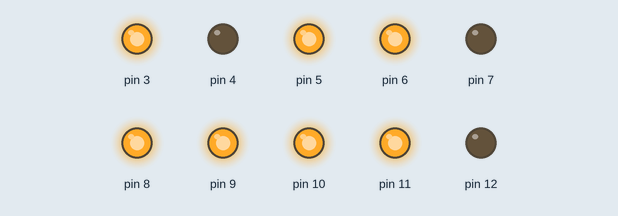
Simulated run of this sketch. Board: Arduino Uno, built with avr-gcc and run on an emulated ATmega328P. Parts: output pins drawn as LEDs (lit = HIGH).

Above: at 0.2 s.
At 2.2 s:
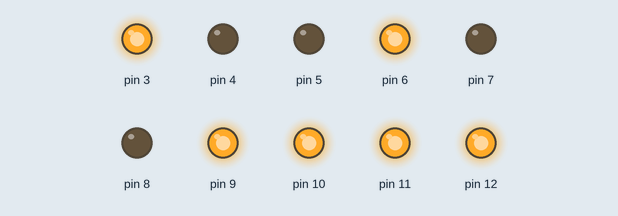
At 4.2 s:
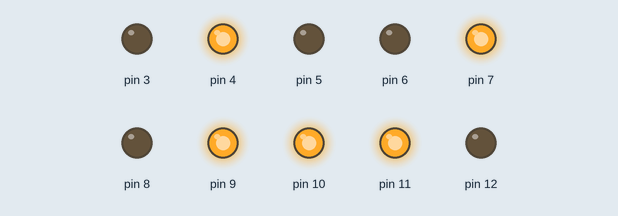
At 8.2 s:
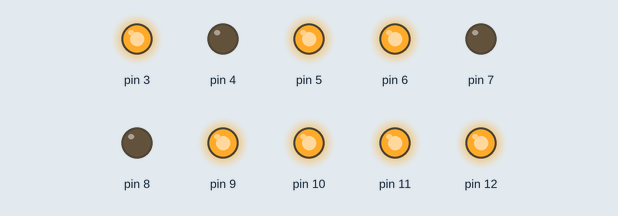
At 12.2 s:
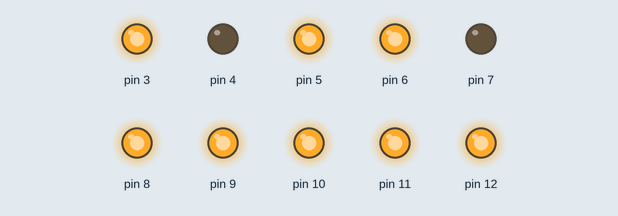
At 15.7 s:
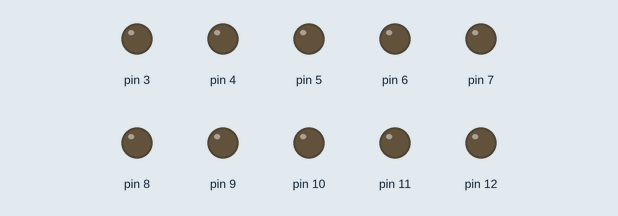
Timing chart, 0 to 20.7 s (numbered marks = the images above):
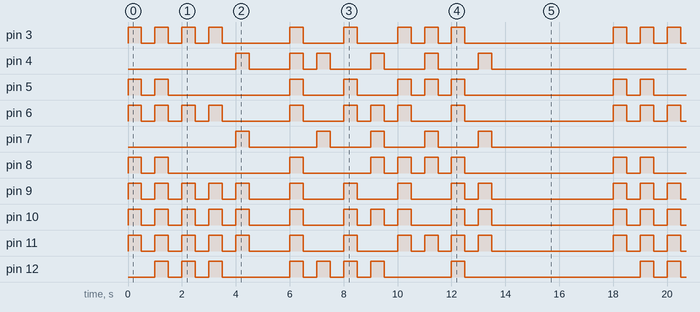

The sketch:

grid_12.ino
```cpp
/*

Example sketch 01

BLINKING A LED

  Turn an LED on for one second, off for one second,
  and repeat forever.

Hardware connections:

  Most Arduinos already have an LED and resistor connected to
  pin 13, so you may not need any additional circuitry.

  But if you'd like to connect a second LED to pin 13, or use
  a different pin, follow these steps:

    Connect the positive side of your LED (longer leg) to Arduino
    digital pin 13 (or another digital pin, don't forget to change
    the code to match).

    Connect the negative side of your LED (shorter leg) to a
    330 Ohm resistor (orange-orange-brown). Connect the other side
    of the resistor to ground.

    pin 13 _____ + LED - _____ 330 Ohm _____ GND

    (We always use resistors between the Arduino and and LEDs
    to keep the LEDs from burning out due to too much current.)

This sketch was written by SparkFun Electronics,
with lots of help from the Arduino community.
This code is completely free for any use.
Visit http://www.arduino.cc to learn about the Arduino.

Version 2.0 6/2012 MDG
*/


// Welcome to Arduino!

// If you're brand-new to this, there will be some new things to
// learn, but we'll jump right in and explain things as we go.

// The Arduino is a tiny computer that runs programs called
// "sketches". These are text files written using instructions
// the computer understances. You're reading a sketch right now.

// Sketches have computer code in them, but also (hopefully)
// "comments" that explain what the code does. Comments and code
// will have different colors in the editor so you can tell them
// apart.

// This is a comment - anything on a line after "//" is ignored
// by the computer.

/* This is also a comment - this one can be multi-line, but it
must start and end with these characters */

// A "function" is a named block of code, that performs a specific,
// well, function. Many useful functions are already built-in to
// the Arduino; others you'll name and write yourself for your
// own purposes.

// All Arduino sketches MUST have two specific functions, named
// "setup()" and "loop()". The Arduino runs these functions
// automatically when it starts up or if you press the reset
// button. You'll typically fill these function "shells" with your
// own code. Let's get started!


// The setup() function runs once when the sketch starts.
// You'll use it for things you need to do first, or only once:


void setup()
{
  // The Arduino has 13 digital input/output pins. These pins
  // can be configured as either inputs or outputs. We set this
  // up with a built-in function called pinMode().

  // The pinMode() function takes two values, which you type in
  // the parenthesis after the function name. The first value is
  // a pin number, the second value is the word INPUT or OUTPUT.

  // Here we'll set up pin 13 (the one connected to a LED) to be
  // an output. We're doing this because we need to send voltage
  // "out" of the Arduino to the LED.

  pinMode(12, OUTPUT);
  pinMode(11, OUTPUT);
  pinMode(10, OUTPUT);
  pinMode(9, OUTPUT);
  pinMode(8, OUTPUT);
  pinMode(7, OUTPUT);
  pinMode(6, OUTPUT);
  pinMode(5, OUTPUT);
  pinMode(4, OUTPUT);
  pinMode(3, OUTPUT);
  // By the way, the Arduino offers many useful built-in functions
  // like this one. You can find information on all of them at the
  // Arduino website: http://arduino.cc/en/Reference
}


//      12
//    9   11
//      10
//    6   8
//      7
//    3   5
//        4
   int duration = 500;


void loop()
{

  char message[] = {'H','A','P','P','Y','_','B','I','R','T','H','D','A','Y'};

  for(int i = 0; i<15;i++)
  {
    tell(message[i]);
  }

  delay(duration*7);
}

void turnOn()
{
  digitalWrite(12, HIGH);
  digitalWrite(11, HIGH);
  digitalWrite(10, HIGH);
  digitalWrite(9, HIGH);
  digitalWrite(8, HIGH);
  digitalWrite(7, HIGH);
  digitalWrite(6, HIGH);
  digitalWrite(5, HIGH);
  digitalWrite(4, HIGH);
  digitalWrite(3, HIGH);
}

void turnOff()
{
  digitalWrite(12, LOW);
  digitalWrite(11, LOW);
  digitalWrite(10, LOW);
  digitalWrite(9, LOW);
  digitalWrite(8, LOW);
  digitalWrite(7, LOW);
  digitalWrite(6, LOW);
  digitalWrite(5, LOW);
  digitalWrite(4, LOW);
  digitalWrite(3, LOW);
}

void tell(char letter)
{
  if(letter == 'A')
  {
    digitalWrite(3, HIGH);
    digitalWrite(6, HIGH);
    digitalWrite(9, HIGH);
    digitalWrite(10, HIGH);
    digitalWrite(5, HIGH);
    digitalWrite(8, HIGH);
    digitalWrite(11, HIGH);
    digitalWrite(12, HIGH);
    delay(duration);

    digitalWrite(3, LOW);
    digitalWrite(6, LOW);
    digitalWrite(9, LOW);
    digitalWrite(10, LOW);
    digitalWrite(5, LOW);
    digitalWrite(8, LOW);
    digitalWrite(11, LOW);
    digitalWrite(12, LOW);
  }

  if(letter == 'B')
  {
    digitalWrite(3, HIGH);
    digitalWrite(4, HIGH);
    digitalWrite(6, HIGH);
    digitalWrite(9, HIGH);
    digitalWrite(10, HIGH);
    digitalWrite(5, HIGH);
    digitalWrite(8, HIGH);
    digitalWrite(11, HIGH);
    digitalWrite(12, HIGH);
    delay(duration);

    digitalWrite(3, LOW);
    digitalWrite(4, LOW);
    digitalWrite(6, LOW);
    digitalWrite(9, LOW);
    digitalWrite(10, LOW);
    digitalWrite(5, LOW);
    digitalWrite(8, LOW);
    digitalWrite(11, LOW);
    digitalWrite(12, LOW);
  }

  if(letter == 'D')
  {
    digitalWrite(3, HIGH);
    digitalWrite(4, HIGH);
    digitalWrite(5, HIGH);
    digitalWrite(8, HIGH);
    digitalWrite(11, HIGH);
    digitalWrite(7, HIGH);
    delay(duration);

    digitalWrite(3, LOW);
    digitalWrite(4, LOW);
    digitalWrite(5, LOW);
    digitalWrite(8, LOW);
    digitalWrite(11, LOW);
    digitalWrite(7, LOW);
  }

  if(letter == 'E')   //.
  {
      turnOn();
      delay(duration);
      turnOff();
  }

  if(letter == 'H')   //....
  {
    digitalWrite(3, HIGH);
    digitalWrite(6, HIGH);
    digitalWrite(9, HIGH);
    digitalWrite(10, HIGH);
    digitalWrite(5, HIGH);
    digitalWrite(8, HIGH);
    digitalWrite(11, HIGH);
    delay(duration);

    digitalWrite(3, LOW);
    digitalWrite(6, LOW);
    digitalWrite(9, LOW);
    digitalWrite(10, LOW);
    digitalWrite(5, LOW);
    digitalWrite(8, LOW);
    digitalWrite(11, LOW);
  }

    if(letter == 'I')   //....
  {
    digitalWrite(4, HIGH);
    digitalWrite(7, HIGH);
    digitalWrite(12, HIGH);
    delay(duration);

    digitalWrite(4, LOW);
    digitalWrite(7, LOW);
    digitalWrite(12, LOW);
  }

  if(letter == 'L')   //.-..
  {
    turnOn();
    delay(duration);
    turnOff();
    delay(duration);

    turnOn();
    delay(3*duration);
    turnOff();
    delay(duration);

    turnOn();
    delay(duration);
    turnOff();
    delay(duration);

    turnOn();
    delay(duration);
    turnOff();
  }

  if(letter == 'O')   //---
  {
    turnOn();
    delay(3*duration);
    turnOff();
    delay(duration);

    turnOn();
    delay(3*duration);
    turnOff();
    delay(duration);

    turnOn();
    delay(3*duration);
    turnOff();
  }

  if(letter == 'P')
  {
    digitalWrite(3, HIGH);
    digitalWrite(6, HIGH);
    digitalWrite(9, HIGH);
    digitalWrite(10, HIGH);
    digitalWrite(11, HIGH);
    digitalWrite(12, HIGH);
    delay(duration);

    digitalWrite(3, LOW);
    digitalWrite(6, LOW);
    digitalWrite(9, LOW);
    digitalWrite(10, LOW);
    digitalWrite(11, LOW);
    digitalWrite(12, LOW);
  }

  if(letter == 'R')
  {
    digitalWrite(3, HIGH);
    digitalWrite(6, HIGH);
    digitalWrite(9, HIGH);
    digitalWrite(10, HIGH);
    digitalWrite(11, HIGH);
    digitalWrite(12, HIGH);
    digitalWrite(5, HIGH);
    delay(duration);

    digitalWrite(3, LOW);
    digitalWrite(6, LOW);
    digitalWrite(9, LOW);
    digitalWrite(10, LOW);
    digitalWrite(11, LOW);
    digitalWrite(12, LOW);
    digitalWrite(5, LOW);
  }

  if(letter == 'T')
  {
    digitalWrite(4, HIGH);
    digitalWrite(7, HIGH);
    digitalWrite(10, HIGH);
    digitalWrite(6, HIGH);
    digitalWrite(8, HIGH);
    digitalWrite(12, HIGH);

    delay(duration);

    digitalWrite(4, LOW);
    digitalWrite(7, LOW);
    digitalWrite(10, LOW);
    digitalWrite(6, LOW);
    digitalWrite(8, LOW);
    digitalWrite(12, LOW);
  }


  if(letter == 'Y')
  {
    digitalWrite(4, HIGH);
    digitalWrite(7, HIGH);
    digitalWrite(10, HIGH);
    digitalWrite(9, HIGH);
    digitalWrite(11, HIGH);

    delay(duration);

    digitalWrite(4, LOW);
    digitalWrite(7, LOW);
    digitalWrite(10, LOW);
    digitalWrite(9, LOW);
    digitalWrite(11, LOW);
  }

  if(letter == '_')
  {
    delay(duration);
  }

  delay(duration);
}
```

Measured:
- by itself, pin 4: LOW → HIGH at 4.0 s, → LOW 0.50 s later, → HIGH 1.5 s later, → LOW 0.50 s later, … (24 changes in this stretch)
- by itself, pin 7: LOW → HIGH at 4.0 s, → LOW 0.50 s later, → HIGH 2.5 s later, → LOW 0.50 s later, … (20 changes in this stretch)
- by itself, pin 9: repeats every 18.0 s: 4 × (LOW 0.50 s, HIGH 0.50 s), 4 × (LOW 1.5 s, HIGH 0.50 s), LOW 0.50 s, HIGH 0.50 s, LOW 4.5 s, HIGH 0.50 s
- by itself, pin 10, pin 11: moves between LOW and HIGH, repeating every 18.0 s
- by itself, pin 8: repeats every 18.0 s: LOW 0.50 s, HIGH 0.50 s, LOW 4.5 s, HIGH 0.50 s, LOW 2.5 s, 3 × (HIGH 0.50 s, LOW 0.50 s), HIGH 0.50 s, LOW 5.5 s, HIGH 0.50 s
- by itself, pin 5: repeats every 18.0 s: LOW 0.50 s, HIGH 0.50 s, LOW 4.5 s, 2 × (HIGH 0.50 s, LOW 1.5 s), 2 × (HIGH 0.50 s, LOW 0.50 s), HIGH 0.50 s, LOW 5.5 s, HIGH 0.50 s
